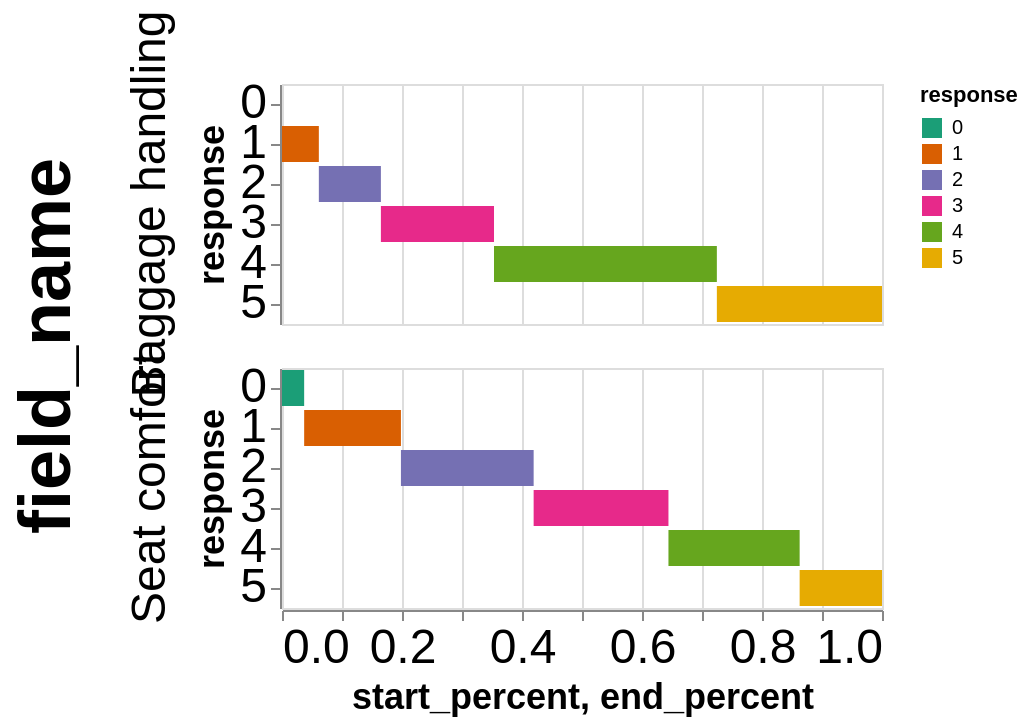

This figure's Vega-Lite source:
### Vega-Lite specification from a JSON file in a GitHub repository (floating-point values rounded to 4 significant figures)
{"config": {"view": {}, "mark": {}, "axis": {"labelFontSize": 24, "titleFontSize": 18}, "header": {"labelFontSize": 24, "titleFontSize": 36}}, "data": {"values": [{"Unnamed: 0": 0, "field_name": "Baggage handling", "response": 1, "count": 7975, "freq": 0.0614, "end_percent": 0.0614, "start_percent": 0, "negative": true, "end_percent2": -0.1034, "start_percent2": -0.1648}, {"Unnamed: 0": 1, "field_name": "Baggage handling", "response": 2, "count": 13432, "freq": 0.1034, "end_percent": 0.1648, "start_percent": 0.0614, "negative": true, "end_percent2": 0, "start_percent2": -0.1034}, {"Unnamed: 0": 2, "field_name": "Baggage handling", "response": 3, "count": 24485, "freq": 0.1885, "end_percent": 0.3533, "start_percent": 0.1648, "negative": false, "end_percent2": 0.1885, "start_percent2": 0}, {"Unnamed: 0": 3, "field_name": "Baggage handling", "response": 4, "count": 48240, "freq": 0.3714, "end_percent": 0.7248, "start_percent": 0.3533, "negative": false, "end_percent2": 0.5599, "start_percent2": 0.1885}, {"Unnamed: 0": 4, "field_name": "Baggage handling", "response": 5, "count": 35748, "freq": 0.2752, "end_percent": 1, "start_percent": 0.7248, "negative": false, "end_percent2": 0.8352, "start_percent2": 0.5599}, {"Unnamed: 0": 5, "field_name": "Seat comfort", "response": 0, "count": 4797, "freq": 0.03693, "end_percent": 0.03693, "start_percent": 0, "negative": true, "end_percent2": -0.3825, "start_percent2": -0.4194}, {"Unnamed: 0": 6, "field_name": "Seat comfort", "response": 1, "count": 20949, "freq": 0.1613, "end_percent": 0.1982, "start_percent": 0.03693, "negative": true, "end_percent2": -0.2212, "start_percent2": -0.3825}, {"Unnamed: 0": 7, "field_name": "Seat comfort", "response": 2, "count": 28726, "freq": 0.2212, "end_percent": 0.4194, "start_percent": 0.1982, "negative": true, "end_percent2": 0, "start_percent2": -0.2212}, {"Unnamed: 0": 8, "field_name": "Seat comfort", "response": 3, "count": 29183, "freq": 0.2247, "end_percent": 0.6441, "start_percent": 0.4194, "negative": false, "end_percent2": 0.2247, "start_percent2": 0}, {"Unnamed: 0": 9, "field_name": "Seat comfort", "response": 4, "count": 28398, "freq": 0.2186, "end_percent": 0.8627, "start_percent": 0.6441, "negative": false, "end_percent2": 0.4433, "start_percent2": 0.2247}, {"Unnamed: 0": 10, "field_name": "Seat comfort", "response": 5, "count": 17827, "freq": 0.1373, "end_percent": 1, "start_percent": 0.8627, "negative": false, "end_percent2": 0.5806, "start_percent2": 0.4433}]}, "facet": {"row": {"type": "nominal", "field": "field_name"}}, "spec": {"mark": "bar", "encoding": {"fill": {"type": "nominal", "field": "response", "scale": {"scheme": "dark2"}}, "x": {"type": "quantitative", "field": "start_percent"}, "x2": {"field": "end_percent"}, "y": {"type": "nominal", "field": "response"}}}, "$schema": "https://vega.github.io/schema/vega-lite/v5.json"}
